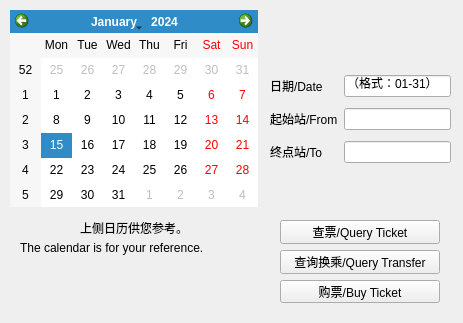
<?xml version="1.0" encoding="UTF-8"?>
<ui version="4.0">
 <class>TicketOperation</class>
 <widget class="QWidget" name="TicketOperation">
  <property name="geometry">
   <rect>
    <x>0</x>
    <y>0</y>
    <width>463</width>
    <height>323</height>
   </rect>
  </property>
  <property name="windowTitle">
   <string>票务操作 Ticket Operation</string>
  </property>
  <widget class="QWidget" name="gridLayoutWidget">
   <property name="geometry">
    <rect>
     <x>270</x>
     <y>70</y>
     <width>181</width>
     <height>101</height>
    </rect>
   </property>
   <layout class="QGridLayout" name="gridLayout">
    <item row="1" column="0">
     <widget class="QLabel" name="label_2">
      <property name="text">
       <string>起始站/From</string>
      </property>
     </widget>
    </item>
    <item row="0" column="0">
     <widget class="QLabel" name="label">
      <property name="text">
       <string>日期/Date</string>
      </property>
     </widget>
    </item>
    <item row="2" column="0">
     <widget class="QLabel" name="label_3">
      <property name="text">
       <string>终点站/To</string>
      </property>
     </widget>
    </item>
    <item row="0" column="1">
     <widget class="QLineEdit" name="lineEdit_date">
      <property name="text">
       <string>（格式：01-31）</string>
      </property>
     </widget>
    </item>
    <item row="1" column="1">
     <widget class="QLineEdit" name="lineEdit_from"/>
    </item>
    <item row="2" column="1">
     <widget class="QLineEdit" name="lineEdit_to"/>
    </item>
   </layout>
  </widget>
  <widget class="QWidget" name="verticalLayoutWidget">
   <property name="geometry">
    <rect>
     <x>280</x>
     <y>220</y>
     <width>160</width>
     <height>83</height>
    </rect>
   </property>
   <layout class="QVBoxLayout" name="verticalLayout">
    <item>
     <widget class="QPushButton" name="do_1query">
      <property name="text">
       <string>查票/Query Ticket</string>
      </property>
     </widget>
    </item>
    <item>
     <widget class="QPushButton" name="do_2transfer">
      <property name="text">
       <string>查询换乘/Query Transfer</string>
      </property>
     </widget>
    </item>
    <item>
     <widget class="QPushButton" name="do_3buy">
      <property name="text">
       <string>购票/Buy Ticket</string>
      </property>
     </widget>
    </item>
   </layout>
  </widget>
  <widget class="QCalendarWidget" name="calendarWidget">
   <property name="geometry">
    <rect>
     <x>10</x>
     <y>10</y>
     <width>248</width>
     <height>197</height>
    </rect>
   </property>
  </widget>
  <widget class="QLabel" name="label_4">
   <property name="geometry">
    <rect>
     <x>80</x>
     <y>220</y>
     <width>111</width>
     <height>16</height>
    </rect>
   </property>
   <property name="text">
    <string>上侧日历供您参考。</string>
   </property>
  </widget>
  <widget class="QLabel" name="label_5">
   <property name="geometry">
    <rect>
     <x>20</x>
     <y>240</y>
     <width>211</width>
     <height>16</height>
    </rect>
   </property>
   <property name="text">
    <string>The calendar is for your reference.</string>
   </property>
  </widget>
 </widget>
 <resources/>
 <connections/>
</ui>
